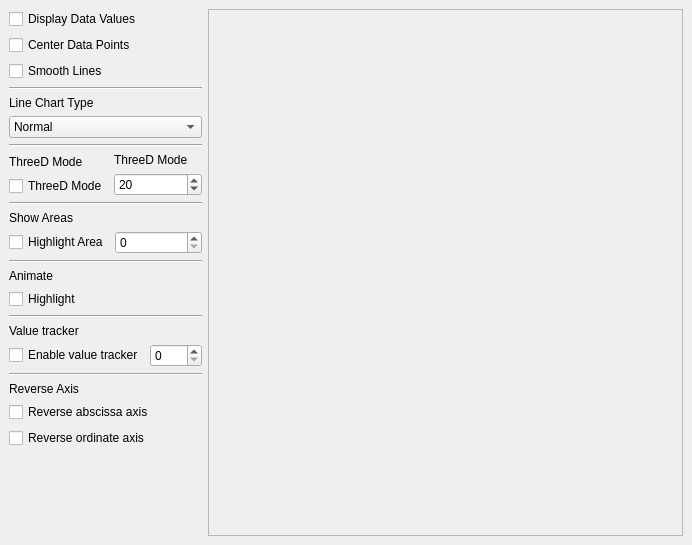
<?xml version="1.0" encoding="UTF-8"?>
<ui version="4.0">
 <class>MainWindow</class>
 <widget class="QWidget" name="MainWindow">
  <property name="geometry">
   <rect>
    <x>0</x>
    <y>0</y>
    <width>692</width>
    <height>545</height>
   </rect>
  </property>
  <property name="windowTitle">
   <string>Line Chart </string>
  </property>
  <property name="windowIcon">
   <iconset>
    <normaloff>.</normaloff>.</iconset>
  </property>
  <layout class="QHBoxLayout">
   <property name="spacing">
    <number>6</number>
   </property>
   <property name="leftMargin">
    <number>9</number>
   </property>
   <property name="topMargin">
    <number>9</number>
   </property>
   <property name="rightMargin">
    <number>9</number>
   </property>
   <property name="bottomMargin">
    <number>9</number>
   </property>
   <item>
    <layout class="QVBoxLayout">
     <property name="spacing">
      <number>6</number>
     </property>
     <property name="leftMargin">
      <number>0</number>
     </property>
     <property name="topMargin">
      <number>0</number>
     </property>
     <property name="rightMargin">
      <number>0</number>
     </property>
     <property name="bottomMargin">
      <number>0</number>
     </property>
     <item>
      <widget class="QCheckBox" name="paintValuesCB">
       <property name="text">
        <string>Display Data Values</string>
       </property>
      </widget>
     </item>
     <item>
      <widget class="QCheckBox" name="centerDataPointsCB">
       <property name="text">
        <string>Center Data Points</string>
       </property>
      </widget>
     </item>
     <item>
      <widget class="QCheckBox" name="smoothLinesCB">
       <property name="text">
        <string>Smooth Lines</string>
       </property>
      </widget>
     </item>
     <item>
      <widget class="Line" name="line_3">
       <property name="orientation">
        <enum>Qt::Horizontal</enum>
       </property>
      </widget>
     </item>
     <item>
      <layout class="QVBoxLayout">
       <property name="spacing">
        <number>6</number>
       </property>
       <property name="leftMargin">
        <number>0</number>
       </property>
       <property name="topMargin">
        <number>0</number>
       </property>
       <property name="rightMargin">
        <number>0</number>
       </property>
       <property name="bottomMargin">
        <number>0</number>
       </property>
       <item>
        <widget class="QLabel" name="lineTypeLB">
         <property name="text">
          <string>Line Chart Type</string>
         </property>
        </widget>
       </item>
       <item>
        <widget class="QComboBox" name="lineTypeCB">
         <item>
          <property name="text">
           <string>Normal</string>
          </property>
         </item>
         <item>
          <property name="text">
           <string>Stacked</string>
          </property>
         </item>
         <item>
          <property name="text">
           <string>Percent</string>
          </property>
         </item>
        </widget>
       </item>
      </layout>
     </item>
     <item>
      <widget class="Line" name="line">
       <property name="orientation">
        <enum>Qt::Horizontal</enum>
       </property>
      </widget>
     </item>
     <item>
      <layout class="QHBoxLayout">
       <property name="spacing">
        <number>6</number>
       </property>
       <property name="leftMargin">
        <number>0</number>
       </property>
       <property name="topMargin">
        <number>0</number>
       </property>
       <property name="rightMargin">
        <number>0</number>
       </property>
       <property name="bottomMargin">
        <number>0</number>
       </property>
       <item>
        <layout class="QVBoxLayout">
         <property name="spacing">
          <number>6</number>
         </property>
         <property name="leftMargin">
          <number>0</number>
         </property>
         <property name="topMargin">
          <number>0</number>
         </property>
         <property name="rightMargin">
          <number>0</number>
         </property>
         <property name="bottomMargin">
          <number>0</number>
         </property>
         <item>
          <widget class="QLabel" name="threeDLabel">
           <property name="text">
            <string>ThreeD Mode</string>
           </property>
          </widget>
         </item>
         <item>
          <widget class="QCheckBox" name="threeDModeCB">
           <property name="text">
            <string>ThreeD Mode</string>
           </property>
          </widget>
         </item>
        </layout>
       </item>
       <item>
        <layout class="QVBoxLayout">
         <property name="spacing">
          <number>6</number>
         </property>
         <property name="leftMargin">
          <number>0</number>
         </property>
         <property name="topMargin">
          <number>0</number>
         </property>
         <property name="rightMargin">
          <number>0</number>
         </property>
         <property name="bottomMargin">
          <number>0</number>
         </property>
         <item>
          <widget class="QLabel" name="depthLabel">
           <property name="text">
            <string>ThreeD Mode</string>
           </property>
          </widget>
         </item>
         <item>
          <widget class="QSpinBox" name="depthSB">
           <property name="maximum">
            <number>99</number>
           </property>
           <property name="value">
            <number>20</number>
           </property>
          </widget>
         </item>
        </layout>
       </item>
      </layout>
     </item>
     <item>
      <widget class="Line" name="line_4">
       <property name="orientation">
        <enum>Qt::Horizontal</enum>
       </property>
      </widget>
     </item>
     <item>
      <layout class="QVBoxLayout">
       <property name="spacing">
        <number>6</number>
       </property>
       <property name="leftMargin">
        <number>0</number>
       </property>
       <property name="topMargin">
        <number>0</number>
       </property>
       <property name="rightMargin">
        <number>0</number>
       </property>
       <property name="bottomMargin">
        <number>0</number>
       </property>
       <item>
        <widget class="QLabel" name="penLabel">
         <property name="text">
          <string>Show Areas</string>
         </property>
        </widget>
       </item>
       <item>
        <layout class="QHBoxLayout">
         <property name="spacing">
          <number>6</number>
         </property>
         <property name="leftMargin">
          <number>0</number>
         </property>
         <property name="topMargin">
          <number>0</number>
         </property>
         <property name="rightMargin">
          <number>0</number>
         </property>
         <property name="bottomMargin">
          <number>0</number>
         </property>
         <item>
          <widget class="QCheckBox" name="highlightAreaCB">
           <property name="text">
            <string>Highlight Area</string>
           </property>
          </widget>
         </item>
         <item>
          <widget class="QSpinBox" name="highlightAreaSB">
           <property name="maximum">
            <number>3</number>
           </property>
          </widget>
         </item>
        </layout>
       </item>
      </layout>
     </item>
     <item>
      <widget class="Line" name="line_2">
       <property name="orientation">
        <enum>Qt::Horizontal</enum>
       </property>
      </widget>
     </item>
     <item>
      <layout class="QVBoxLayout">
       <property name="spacing">
        <number>6</number>
       </property>
       <property name="leftMargin">
        <number>0</number>
       </property>
       <property name="topMargin">
        <number>0</number>
       </property>
       <property name="rightMargin">
        <number>0</number>
       </property>
       <property name="bottomMargin">
        <number>0</number>
       </property>
       <item>
        <widget class="QLabel" name="threeDLB">
         <property name="text">
          <string>Animate</string>
         </property>
        </widget>
       </item>
       <item>
        <widget class="QCheckBox" name="animateAreasCB">
         <property name="text">
          <string>Highlight</string>
         </property>
        </widget>
       </item>
       <item>
        <layout class="QHBoxLayout">
         <property name="spacing">
          <number>6</number>
         </property>
         <property name="leftMargin">
          <number>0</number>
         </property>
         <property name="topMargin">
          <number>0</number>
         </property>
         <property name="rightMargin">
          <number>0</number>
         </property>
         <property name="bottomMargin">
          <number>0</number>
         </property>
        </layout>
       </item>
      </layout>
     </item>
     <item>
      <widget class="Line" name="line_5">
       <property name="orientation">
        <enum>Qt::Horizontal</enum>
       </property>
      </widget>
     </item>
     <item>
      <layout class="QVBoxLayout">
       <property name="spacing">
        <number>6</number>
       </property>
       <property name="leftMargin">
        <number>0</number>
       </property>
       <property name="topMargin">
        <number>0</number>
       </property>
       <property name="rightMargin">
        <number>0</number>
       </property>
       <property name="bottomMargin">
        <number>0</number>
       </property>
       <item>
        <widget class="QLabel" name="valueTrackerLB">
         <property name="text">
          <string>Value tracker</string>
         </property>
        </widget>
       </item>
       <item>
        <layout class="QHBoxLayout">
         <property name="spacing">
          <number>6</number>
         </property>
         <property name="leftMargin">
          <number>0</number>
         </property>
         <property name="topMargin">
          <number>0</number>
         </property>
         <property name="rightMargin">
          <number>0</number>
         </property>
         <property name="bottomMargin">
          <number>0</number>
         </property>
         <item>
          <widget class="QCheckBox" name="trackAreasCB">
           <property name="text">
            <string>Enable value tracker</string>
           </property>
          </widget>
         </item>
         <item>
          <widget class="QSpinBox" name="trackAreasSB">
           <property name="maximum">
            <number>3</number>
           </property>
          </widget>
         </item>
        </layout>
       </item>
      </layout>
     </item>
     <item>
      <widget class="Line" name="line_6">
       <property name="orientation">
        <enum>Qt::Horizontal</enum>
       </property>
      </widget>
     </item>
     <item>
      <layout class="QVBoxLayout">
       <property name="spacing">
        <number>6</number>
       </property>
       <property name="leftMargin">
        <number>0</number>
       </property>
       <property name="topMargin">
        <number>0</number>
       </property>
       <property name="rightMargin">
        <number>0</number>
       </property>
       <property name="bottomMargin">
        <number>0</number>
       </property>
       <item>
        <widget class="QLabel" name="reverseLB">
         <property name="text">
          <string>Reverse Axis</string>
         </property>
        </widget>
       </item>
       <item>
        <widget class="QCheckBox" name="reverseHorizontalCB">
         <property name="text">
          <string>Reverse abscissa axis</string>
         </property>
        </widget>
       </item>
       <item>
        <widget class="QCheckBox" name="reverseVerticalCB">
         <property name="text">
          <string>Reverse ordinate axis</string>
         </property>
        </widget>
       </item>
      </layout>
     </item>
     <item>
      <spacer>
       <property name="orientation">
        <enum>Qt::Vertical</enum>
       </property>
       <property name="sizeHint" stdset="0">
        <size>
         <width>193</width>
         <height>41</height>
        </size>
       </property>
      </spacer>
     </item>
    </layout>
   </item>
   <item>
    <widget class="QSplitter" name="splitter">
     <property name="orientation">
      <enum>Qt::Horizontal</enum>
     </property>
     <widget class="QFrame" name="chartFrame">
      <property name="minimumSize">
       <size>
        <width>300</width>
        <height>400</height>
       </size>
      </property>
      <property name="frameShape">
       <enum>QFrame::StyledPanel</enum>
      </property>
      <property name="frameShadow">
       <enum>QFrame::Raised</enum>
      </property>
     </widget>
    </widget>
   </item>
  </layout>
 </widget>
 <resources>
  <include location="LineChart.qrc"/>
 </resources>
 <connections/>
</ui>
